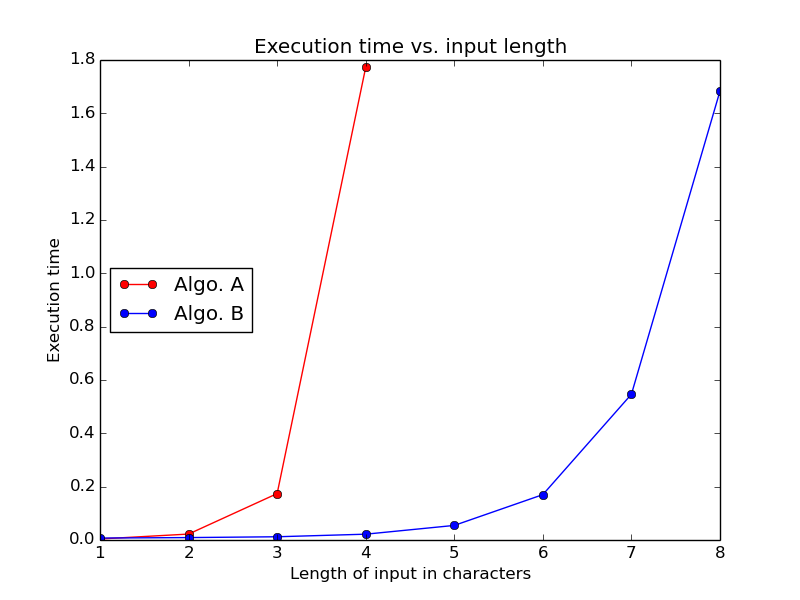

The Python source for this figure:
import matplotlib
matplotlib.use('Agg')
import matplotlib.pyplot as plt

# Column 2 from data table
A_input_chars = [1, 2, 3, 4]
B_input_chars = [1, 2, 3, 4, 5, 6, 7, 8]

# Column 3 and 4 from data table
# Replace list elements with your times
A_time = [0.00385093688965, 0.0222580432892, 0.174077987671, 1.77268910408] 
B_time = [0.00733304023743, 0.0090799331665, 0.0121312141418, 0.0218050479889, 0.0546691417694, 0.170166969299, 0.546568870544, 1.68365907669] 

fig, ax = plt.subplots(1,1)
# plot(x_list, y_list, "color and style")
ax.plot(A_input_chars, A_time, 'ro-', label='Algo. A') # red dots
ax.plot(B_input_chars, B_time, 'bo-', label='Algo. B') # blue dots

# Label and show
ax.set_xlabel ("Length of input in characters")
ax.set_ylabel("Execution time")
ax.set_title("Execution time vs. input length")
ax.legend(loc='center left') # Show and place the legend fig.set_facecolor('white')
fig.savefig('graph_data')
